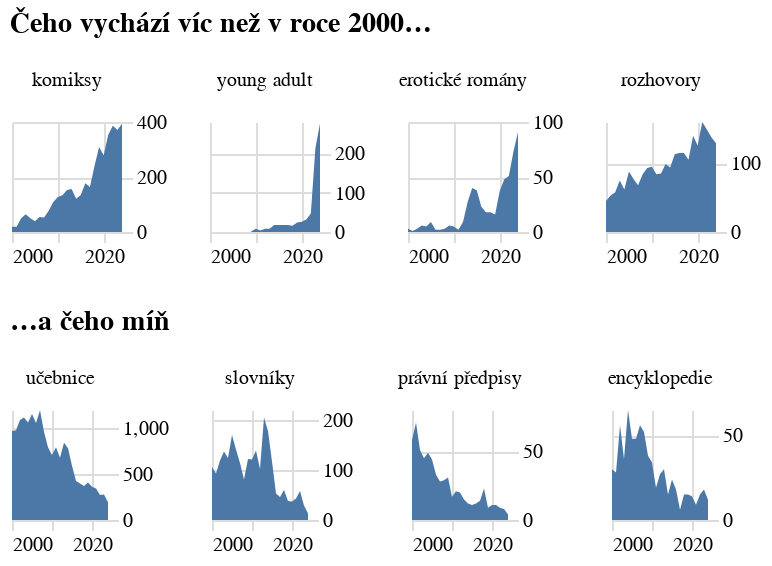

The notebook cell saved with this chart:
### Code cell
top_graf = alt.Chart(
    alt_friendly(top_data),title="Čeho vychází víc než v roce 2000…", width=55, height=55
).mark_area().encode(
    alt.X("rok:T", title=None),
    alt.Y("pocet", title=None, axis=alt.Axis(orient='right', domainOpacity=0, tickColor='#DCDDD6'), ),
    alt.Column("zanr", title=None, sort=top,
           header=alt.Header(labelFont='Asap'))
).resolve_axis(y="independent",x="independent").resolve_scale(y="independent")

flop_graf = alt.Chart(
    alt_friendly(flop_data),title="…a čeho míň", width=48, height=55
).mark_area().encode(
    alt.X("rok:T", title=None),
    alt.Y("pocet", title=None, axis=alt.Axis(orient='right', domainOpacity=0, tickColor='#DCDDD6')),
    alt.Column("zanr", title=None,
           header=alt.Header(labelFont='Asap'), sort=flop)
).resolve_axis(y="independent",x="independent").resolve_scale(y="independent")

alt.vconcat(top_graf, flop_graf).configure_view(stroke='transparent')

### Figure 1 — Vega-Lite specification as saved in the notebook (floating-point values rounded to 4 significant figures)
{"config": {"title": {"font": "Noticia Text", "fontSize": 14, "anchor": "start", "lineHeight": 21, "fontWeight": "bolder", "subtitleFont": "Noticia Text", "subtitleFontSize": 12, "subtitlePadding": 12, "dy": -12}, "axis": {"labelFont": "Asap", "titleFont": "Asap", "fontWeight": "lighter", "titleFontWeight": "lighter", "labelFontSize": 10, "titleFontSize": 10, "labelPadding": 2, "titlePadding": 10, "domainOpacity": 0, "tickColor": "#DCDDD6"}, "legend": {"labelFont": "Asap", "labelFontWeight": "normal", "titleFont": "Asap", "titleFontWeight": "normal", "labelFontSize": 10, "titleFontSize": 10}, "view": {"stroke": "transparent"}}, "vconcat": [{"data": {"name": "data-7a8348336fa4e022ab41499ccd9f8475"}, "mark": {"type": "area"}, "encoding": {"column": {"field": "zanr", "header": {"labelFont": "Asap"}, "sort": ["komiksy", "young adult", "erotické romány", "rozhovory"], "title": null, "type": "nominal"}, "x": {"field": "rok", "title": null, "type": "temporal"}, "y": {"axis": {"domainOpacity": 0, "orient": "right", "tickColor": "#DCDDD6"}, "field": "pocet", "title": null, "type": "quantitative"}}, "height": 55, "resolve": {"axis": {"x": "independent", "y": "independent"}, "scale": {"y": "independent"}}, "title": "Čeho vychází víc než v roce 2000…", "width": 55}, {"data": {"name": "data-de27cd140f80687b7c6e950256445ee1"}, "mark": {"type": "area"}, "encoding": {"column": {"field": "zanr", "header": {"labelFont": "Asap"}, "sort": ["učebnice", "slovníky", "právní předpisy", "encyklopedie"], "title": null, "type": "nominal"}, "x": {"field": "rok", "title": null, "type": "temporal"}, "y": {"axis": {"domainOpacity": 0, "orient": "right", "tickColor": "#DCDDD6"}, "field": "pocet", "title": null, "type": "quantitative"}}, "height": 55, "resolve": {"axis": {"x": "independent", "y": "independent"}, "scale": {"y": "independent"}}, "title": "…a čeho míň", "width": 48}], "$schema": "https://vega.github.io/schema/vega-lite/v5.8.0.json", "datasets": {"data-7a8348336fa4e022ab41499ccd9f8475": [{"pocet": 19.0, "rok": "2000-01-01T00:00:00", "len_right": 7629, "podil": 0.00249, "zanr": "komiksy"}, {"pocet": 19.0, "rok": "2001-01-01T00:00:00", "len_right": 7757, "podil": 0.002449, "zanr": "komiksy"}, {"pocet": 50.0, "rok": "2002-01-01T00:00:00", "len_right": 7776, "podil": 0.00643, "zanr": "komiksy"}, {"pocet": 65.0, "rok": "2003-01-01T00:00:00", "len_right": 8038, "podil": 0.008087, "zanr": "komiksy"}, {"pocet": 50.0, "rok": "2004-01-01T00:00:00", "len_right": 8477, "podil": 0.005898, "zanr": "komiksy"}, {"pocet": 39.0, "rok": "2005-01-01T00:00:00", "len_right": 8791, "podil": 0.004436, "zanr": "komiksy"}, {"pocet": 55.0, "rok": "2006-01-01T00:00:00", "len_right": 9212, "podil": 0.00597, "zanr": "komiksy"}, {"pocet": 53.0, "rok": "2007-01-01T00:00:00", "len_right": 9446, "podil": 0.005611, "zanr": "komiksy"}, {"pocet": 77.0, "rok": "2008-01-01T00:00:00", "len_right": 9643, "podil": 0.007985, "zanr": "komiksy"}, {"pocet": 109.0, "rok": "2009-01-01T00:00:00", "len_right": 9230, "podil": 0.01181, "zanr": "komiksy"}, {"pocet": 127.0, "rok": "2010-01-01T00:00:00", "len_right": 9538, "podil": 0.01332, "zanr": "komiksy"}, {"pocet": 134.0, "rok": "2011-01-01T00:00:00", "len_right": 9652, "podil": 0.01388, "zanr": "komiksy"}, {"pocet": 153.0, "rok": "2012-01-01T00:00:00", "len_right": 9345, "podil": 0.01637, "zanr": "komiksy"}, {"pocet": 156.0, "rok": "2013-01-01T00:00:00", "len_right": 9541, "podil": 0.01635, "zanr": "komiksy"}, {"pocet": 121.0, "rok": "2014-01-01T00:00:00", "len_right": 9587, "podil": 0.01262, "zanr": "komiksy"}, {"pocet": 135.0, "rok": "2015-01-01T00:00:00", "len_right": 9866, "podil": 0.01368, "zanr": "komiksy"}, {"pocet": 177.0, "rok": "2016-01-01T00:00:00", "len_right": 9386, "podil": 0.01886, "zanr": "komiksy"}, {"pocet": 164.0, "rok": "2017-01-01T00:00:00", "len_right": 9388, "podil": 0.01747, "zanr": "komiksy"}, {"pocet": 240.0, "rok": "2018-01-01T00:00:00", "len_right": 9637, "podil": 0.0249, "zanr": "komiksy"}, {"pocet": 309.0, "rok": "2019-01-01T00:00:00", "len_right": 9326, "podil": 0.03313, "zanr": "komiksy"}, {"pocet": 279.0, "rok": "2020-01-01T00:00:00", "len_right": 8845, "podil": 0.03154, "zanr": "komiksy"}, {"pocet": 354.0, "rok": "2021-01-01T00:00:00", "len_right": 8856, "podil": 0.03997, "zanr": "komiksy"}, {"pocet": 386.0, "rok": "2022-01-01T00:00:00", "len_right": 8682, "podil": 0.04446, "zanr": "komiksy"}, {"pocet": 371.0, "rok": "2023-01-01T00:00:00", "len_right": 8054, "podil": 0.04606, "zanr": "komiksy"}, {"pocet": 394.0, "rok": "2024-01-01T00:00:00", "len_right": 7306, "podil": 0.05393, "zanr": "komiksy"}, {"pocet": null, "rok": "2000-01-01T00:00:00", "len_right": 7629, "podil": null, "zanr": "young adult"}, {"pocet": null, "rok": "2001-01-01T00:00:00", "len_right": 7757, "podil": null, "zanr": "young adult"}, {"pocet": null, "rok": "2002-01-01T00:00:00", "len_right": 7776, "podil": null, "zanr": "young adult"}, {"pocet": null, "rok": "2003-01-01T00:00:00", "len_right": 8038, "podil": null, "zanr": "young adult"}, {"pocet": null, "rok": "2004-01-01T00:00:00", "len_right": 8477, "podil": null, "zanr": "young adult"}, {"pocet": null, "rok": "2005-01-01T00:00:00", "len_right": 8791, "podil": null, "zanr": "young adult"}, {"pocet": null, "rok": "2006-01-01T00:00:00", "len_right": 9212, "podil": null, "zanr": "young adult"}, {"pocet": null, "rok": "2007-01-01T00:00:00", "len_right": 9446, "podil": null, "zanr": "young adult"}, {"pocet": null, "rok": "2008-01-01T00:00:00", "len_right": 9643, "podil": null, "zanr": "young adult"}, {"pocet": 2.0, "rok": "2009-01-01T00:00:00", "len_right": 9230, "podil": 0.0002167, "zanr": "young adult"}, {"pocet": 8.0, "rok": "2010-01-01T00:00:00", "len_right": 9538, "podil": 0.0008388, "zanr": "young adult"}, {"pocet": 4.0, "rok": "2011-01-01T00:00:00", "len_right": 9652, "podil": 0.0004144, "zanr": "young adult"}, {"pocet": 8.0, "rok": "2012-01-01T00:00:00", "len_right": 9345, "podil": 0.0008561, "zanr": "young adult"}, {"pocet": 8.0, "rok": "2013-01-01T00:00:00", "len_right": 9541, "podil": 0.0008385, "zanr": "young adult"}, {"pocet": 18.0, "rok": "2014-01-01T00:00:00", "len_right": 9587, "podil": 0.001878, "zanr": "young adult"}, {"pocet": 18.0, "rok": "2015-01-01T00:00:00", "len_right": 9866, "podil": 0.001824, "zanr": "young adult"}, {"pocet": 18.0, "rok": "2016-01-01T00:00:00", "len_right": 9386, "podil": 0.001918, "zanr": "young adult"}, {"pocet": 18.0, "rok": "2017-01-01T00:00:00", "len_right": 9388, "podil": 0.001917, "zanr": "young adult"}, {"pocet": 16.0, "rok": "2018-01-01T00:00:00", "len_right": 9637, "podil": 0.00166, "zanr": "young adult"}, {"pocet": 24.0, "rok": "2019-01-01T00:00:00", "len_right": 9326, "podil": 0.002573, "zanr": "young adult"}, {"pocet": 26.0, "rok": "2020-01-01T00:00:00", "len_right": 8845, "podil": 0.00294, "zanr": "young adult"}, {"pocet": 32.0, "rok": "2021-01-01T00:00:00", "len_right": 8856, "podil": 0.003613, "zanr": "young adult"}, {"pocet": 47.0, "rok": "2022-01-01T00:00:00", "len_right": 8682, "podil": 0.005413, "zanr": "young adult"}, {"pocet": 214.0, "rok": "2023-01-01T00:00:00", "len_right": 8054, "podil": 0.02657, "zanr": "young adult"}, {"pocet": 276.0, "rok": "2024-01-01T00:00:00", "len_right": 7306, "podil": 0.03778, "zanr": "young adult"}, {"pocet": 3.0, "rok": "2000-01-01T00:00:00", "len_right": 7629, "podil": 0.0003932, "zanr": "erotické romány"}, {"pocet": 1.0, "rok": "2001-01-01T00:00:00", "len_right": 7757, "podil": 0.0001289, "zanr": "erotické romány"}, {"pocet": 3.0, "rok": "2002-01-01T00:00:00", "len_right": 7776, "podil": 0.0003858, "zanr": "erotické romány"}, {"pocet": 6.0, "rok": "2003-01-01T00:00:00", "len_right": 8038, "podil": 0.0007465, "zanr": "erotické romány"}, {"pocet": 5.0, "rok": "2004-01-01T00:00:00", "len_right": 8477, "podil": 0.0005898, "zanr": "erotické romány"}, {"pocet": 9.0, "rok": "2005-01-01T00:00:00", "len_right": 8791, "podil": 0.001024, "zanr": "erotické romány"}, {"pocet": 2.0, "rok": "2006-01-01T00:00:00", "len_right": 9212, "podil": 0.0002171, "zanr": "erotické romány"}, {"pocet": 2.0, "rok": "2007-01-01T00:00:00", "len_right": 9446, "podil": 0.0002117, "zanr": "erotické romány"}, {"pocet": 3.0, "rok": "2008-01-01T00:00:00", "len_right": 9643, "podil": 0.0003111, "zanr": "erotické romány"}, {"pocet": 6.0, "rok": "2009-01-01T00:00:00", "len_right": 9230, "podil": 0.0006501, "zanr": "erotické romány"}, {"pocet": 5.0, "rok": "2010-01-01T00:00:00", "len_right": 9538, "podil": 0.0005242, "zanr": "erotické romány"}, {"pocet": 2.0, "rok": "2011-01-01T00:00:00", "len_right": 9652, "podil": 0.0002072, "zanr": "erotické romány"}, {"pocet": 9.0, "rok": "2012-01-01T00:00:00", "len_right": 9345, "podil": 0.0009631, "zanr": "erotické romány"}, {"pocet": 27.0, "rok": "2013-01-01T00:00:00", "len_right": 9541, "podil": 0.00283, "zanr": "erotické romány"}, {"pocet": 40.0, "rok": "2014-01-01T00:00:00", "len_right": 9587, "podil": 0.004172, "zanr": "erotické romány"}, {"pocet": 38.0, "rok": "2015-01-01T00:00:00", "len_right": 9866, "podil": 0.003852, "zanr": "erotické romány"}, {"pocet": 23.0, "rok": "2016-01-01T00:00:00", "len_right": 9386, "podil": 0.00245, "zanr": "erotické romány"}, {"pocet": 18.0, "rok": "2017-01-01T00:00:00", "len_right": 9388, "podil": 0.001917, "zanr": "erotické romány"}, {"pocet": 18.0, "rok": "2018-01-01T00:00:00", "len_right": 9637, "podil": 0.001868, "zanr": "erotické romány"}, {"pocet": 16.0, "rok": "2019-01-01T00:00:00", "len_right": 9326, "podil": 0.001716, "zanr": "erotické romány"}, {"pocet": 37.0, "rok": "2020-01-01T00:00:00", "len_right": 8845, "podil": 0.004183, "zanr": "erotické romány"}, {"pocet": 48.0, "rok": "2021-01-01T00:00:00", "len_right": 8856, "podil": 0.00542, "zanr": "erotické romány"}, {"pocet": 51.0, "rok": "2022-01-01T00:00:00", "len_right": 8682, "podil": 0.005874, "zanr": "erotické romány"}, {"pocet": 73.0, "rok": "2023-01-01T00:00:00", "len_right": 8054, "podil": 0.009064, "zanr": "erotické romány"}, {"pocet": 91.0, "rok": "2024-01-01T00:00:00", "len_right": 7306, "podil": 0.01246, "zanr": "erotické romány"}, {"pocet": 45.0, "rok": "2000-01-01T00:00:00", "len_right": 7629, "podil": 0.005899, "zanr": "rozhovory"}, {"pocet": 53.0, "rok": "2001-01-01T00:00:00", "len_right": 7757, "podil": 0.006833, "zanr": "rozhovory"}, {"pocet": 58.0, "rok": "2002-01-01T00:00:00", "len_right": 7776, "podil": 0.007459, "zanr": "rozhovory"}, {"pocet": 75.0, "rok": "2003-01-01T00:00:00", "len_right": 8038, "podil": 0.009331, "zanr": "rozhovory"}, {"pocet": 62.0, "rok": "2004-01-01T00:00:00", "len_right": 8477, "podil": 0.007314, "zanr": "rozhovory"}, {"pocet": 88.0, "rok": "2005-01-01T00:00:00", "len_right": 8791, "podil": 0.01001, "zanr": "rozhovory"}, {"pocet": 77.0, "rok": "2006-01-01T00:00:00", "len_right": 9212, "podil": 0.008359, "zanr": "rozhovory"}, {"pocet": 68.0, "rok": "2007-01-01T00:00:00", "len_right": 9446, "podil": 0.007199, "zanr": "rozhovory"}, {"pocet": 84.0, "rok": "2008-01-01T00:00:00", "len_right": 9643, "podil": 0.008711, "zanr": "rozhovory"}, {"pocet": 93.0, "rok": "2009-01-01T00:00:00", "len_right": 9230, "podil": 0.01008, "zanr": "rozhovory"}, {"pocet": 95.0, "rok": "2010-01-01T00:00:00", "len_right": 9538, "podil": 0.00996, "zanr": "rozhovory"}, {"pocet": 84.0, "rok": "2011-01-01T00:00:00", "len_right": 9652, "podil": 0.008703, "zanr": "rozhovory"}, {"pocet": 85.0, "rok": "2012-01-01T00:00:00", "len_right": 9345, "podil": 0.009096, "zanr": "rozhovory"}, {"pocet": 99.0, "rok": "2013-01-01T00:00:00", "len_right": 9541, "podil": 0.01038, "zanr": "rozhovory"}, {"pocet": 94.0, "rok": "2014-01-01T00:00:00", "len_right": 9587, "podil": 0.009805, "zanr": "rozhovory"}, {"pocet": 113.0, "rok": "2015-01-01T00:00:00", "len_right": 9866, "podil": 0.01145, "zanr": "rozhovory"}, {"pocet": 115.0, "rok": "2016-01-01T00:00:00", "len_right": 9386, "podil": 0.01225, "zanr": "rozhovory"}, {"pocet": 115.0, "rok": "2017-01-01T00:00:00", "len_right": 9388, "podil": 0.01225, "zanr": "rozhovory"}, {"pocet": 105.0, "rok": "2018-01-01T00:00:00", "len_right": 9637, "podil": 0.0109, "zanr": "rozhovory"}, {"pocet": 140.0, "rok": "2019-01-01T00:00:00", "len_right": 9326, "podil": 0.01501, "zanr": "rozhovory"}, {"pocet": 126.0, "rok": "2020-01-01T00:00:00", "len_right": 8845, "podil": 0.01425, "zanr": "rozhovory"}, {"pocet": 160.0, "rok": "2021-01-01T00:00:00", "len_right": 8856, "podil": 0.01807, "zanr": "rozhovory"}, {"pocet": 149.0, "rok": "2022-01-01T00:00:00", "len_right": 8682, "podil": 0.01716, "zanr": "rozhovory"}, {"pocet": 138.0, "rok": "2023-01-01T00:00:00", "len_right": 8054, "podil": 0.01713, "zanr": "rozhovory"}, {"pocet": 129.0, "rok": "2024-01-01T00:00:00", "len_right": 7306, "podil": 0.01766, "zanr": "rozhovory"}], "data-de27cd140f80687b7c6e950256445ee1": [{"pocet": 971, "rok": "2000-01-01T00:00:00", "len_right": 7629, "podil": 0.1273, "zanr": "učebnice"}, {"pocet": 979, "rok": "2001-01-01T00:00:00", "len_right": 7757, "podil": 0.1262, "zanr": "učebnice"}, {"pocet": 1090, "rok": "2002-01-01T00:00:00", "len_right": 7776, "podil": 0.1402, "zanr": "učebnice"}, {"pocet": 1119, "rok": "2003-01-01T00:00:00", "len_right": 8038, "podil": 0.1392, "zanr": "učebnice"}, {"pocet": 1065, "rok": "2004-01-01T00:00:00", "len_right": 8477, "podil": 0.1256, "zanr": "učebnice"}, {"pocet": 1157, "rok": "2005-01-01T00:00:00", "len_right": 8791, "podil": 0.1316, "zanr": "učebnice"}, {"pocet": 1059, "rok": "2006-01-01T00:00:00", "len_right": 9212, "podil": 0.115, "zanr": "učebnice"}, {"pocet": 1198, "rok": "2007-01-01T00:00:00", "len_right": 9446, "podil": 0.1268, "zanr": "učebnice"}, {"pocet": 964, "rok": "2008-01-01T00:00:00", "len_right": 9643, "podil": 0.09997, "zanr": "učebnice"}, {"pocet": 793, "rok": "2009-01-01T00:00:00", "len_right": 9230, "podil": 0.08592, "zanr": "učebnice"}, {"pocet": 708, "rok": "2010-01-01T00:00:00", "len_right": 9538, "podil": 0.07423, "zanr": "učebnice"}, {"pocet": 795, "rok": "2011-01-01T00:00:00", "len_right": 9652, "podil": 0.08237, "zanr": "učebnice"}, {"pocet": 679, "rok": "2012-01-01T00:00:00", "len_right": 9345, "podil": 0.07266, "zanr": "učebnice"}, {"pocet": 842, "rok": "2013-01-01T00:00:00", "len_right": 9541, "podil": 0.08825, "zanr": "učebnice"}, {"pocet": 782, "rok": "2014-01-01T00:00:00", "len_right": 9587, "podil": 0.08157, "zanr": "učebnice"}, {"pocet": 591, "rok": "2015-01-01T00:00:00", "len_right": 9866, "podil": 0.0599, "zanr": "učebnice"}, {"pocet": 425, "rok": "2016-01-01T00:00:00", "len_right": 9386, "podil": 0.04528, "zanr": "učebnice"}, {"pocet": 399, "rok": "2017-01-01T00:00:00", "len_right": 9388, "podil": 0.0425, "zanr": "učebnice"}, {"pocet": 372, "rok": "2018-01-01T00:00:00", "len_right": 9637, "podil": 0.0386, "zanr": "učebnice"}, {"pocet": 410, "rok": "2019-01-01T00:00:00", "len_right": 9326, "podil": 0.04396, "zanr": "učebnice"}, {"pocet": 363, "rok": "2020-01-01T00:00:00", "len_right": 8845, "podil": 0.04104, "zanr": "učebnice"}, {"pocet": 344, "rok": "2021-01-01T00:00:00", "len_right": 8856, "podil": 0.03884, "zanr": "učebnice"}, {"pocet": 274, "rok": "2022-01-01T00:00:00", "len_right": 8682, "podil": 0.03156, "zanr": "učebnice"}, {"pocet": 279, "rok": "2023-01-01T00:00:00", "len_right": 8054, "podil": 0.03464, "zanr": "učebnice"}, {"pocet": 193, "rok": "2024-01-01T00:00:00", "len_right": 7306, "podil": 0.02642, "zanr": "učebnice"}, {"pocet": 106, "rok": "2000-01-01T00:00:00", "len_right": 7629, "podil": 0.01389, "zanr": "slovníky"}, {"pocet": 93, "rok": "2001-01-01T00:00:00", "len_right": 7757, "podil": 0.01199, "zanr": "slovníky"}, {"pocet": 119, "rok": "2002-01-01T00:00:00", "len_right": 7776, "podil": 0.0153, "zanr": "slovníky"}, {"pocet": 137, "rok": "2003-01-01T00:00:00", "len_right": 8038, "podil": 0.01704, "zanr": "slovníky"}, {"pocet": 124, "rok": "2004-01-01T00:00:00", "len_right": 8477, "podil": 0.01463, "zanr": "slovníky"}, {"pocet": 170, "rok": "2005-01-01T00:00:00", "len_right": 8791, "podil": 0.01934, "zanr": "slovníky"}, {"pocet": 141, "rok": "2006-01-01T00:00:00", "len_right": 9212, "podil": 0.01531, "zanr": "slovníky"}, {"pocet": 114, "rok": "2007-01-01T00:00:00", "len_right": 9446, "podil": 0.01207, "zanr": "slovníky"}, {"pocet": 81, "rok": "2008-01-01T00:00:00", "len_right": 9643, "podil": 0.0084, "zanr": "slovníky"}, {"pocet": 122, "rok": "2009-01-01T00:00:00", "len_right": 9230, "podil": 0.01322, "zanr": "slovníky"}, {"pocet": 121, "rok": "2010-01-01T00:00:00", "len_right": 9538, "podil": 0.01269, "zanr": "slovníky"}, {"pocet": 139, "rok": "2011-01-01T00:00:00", "len_right": 9652, "podil": 0.0144, "zanr": "slovníky"}, {"pocet": 102, "rok": "2012-01-01T00:00:00", "len_right": 9345, "podil": 0.01091, "zanr": "slovníky"}, {"pocet": 205, "rok": "2013-01-01T00:00:00", "len_right": 9541, "podil": 0.02149, "zanr": "slovníky"}, {"pocet": 178, "rok": "2014-01-01T00:00:00", "len_right": 9587, "podil": 0.01857, "zanr": "slovníky"}, {"pocet": 117, "rok": "2015-01-01T00:00:00", "len_right": 9866, "podil": 0.01186, "zanr": "slovníky"}, {"pocet": 53, "rok": "2016-01-01T00:00:00", "len_right": 9386, "podil": 0.005647, "zanr": "slovníky"}, {"pocet": 46, "rok": "2017-01-01T00:00:00", "len_right": 9388, "podil": 0.0049, "zanr": "slovníky"}, {"pocet": 60, "rok": "2018-01-01T00:00:00", "len_right": 9637, "podil": 0.006226, "zanr": "slovníky"}, {"pocet": 38, "rok": "2019-01-01T00:00:00", "len_right": 9326, "podil": 0.004075, "zanr": "slovníky"}, {"pocet": 37, "rok": "2020-01-01T00:00:00", "len_right": 8845, "podil": 0.004183, "zanr": "slovníky"}, {"pocet": 43, "rok": "2021-01-01T00:00:00", "len_right": 8856, "podil": 0.004855, "zanr": "slovníky"}, {"pocet": 58, "rok": "2022-01-01T00:00:00", "len_right": 8682, "podil": 0.00668, "zanr": "slovníky"}, {"pocet": 29, "rok": "2023-01-01T00:00:00", "len_right": 8054, "podil": 0.003601, "zanr": "slovníky"}, {"pocet": 13, "rok": "2024-01-01T00:00:00", "len_right": 7306, "podil": 0.001779, "zanr": "slovníky"}, {"pocet": 58, "rok": "2000-01-01T00:00:00", "len_right": 7629, "podil": 0.007603, "zanr": "právní předpisy"}, {"pocet": 71, "rok": "2001-01-01T00:00:00", "len_right": 7757, "podil": 0.009153, "zanr": "právní předpisy"}, {"pocet": 51, "rok": "2002-01-01T00:00:00", "len_right": 7776, "podil": 0.006559, "zanr": "právní předpisy"}, {"pocet": 45, "rok": "2003-01-01T00:00:00", "len_right": 8038, "podil": 0.005598, "zanr": "právní předpisy"}, {"pocet": 49, "rok": "2004-01-01T00:00:00", "len_right": 8477, "podil": 0.00578, "zanr": "právní předpisy"}, {"pocet": 44, "rok": "2005-01-01T00:00:00", "len_right": 8791, "podil": 0.005005, "zanr": "právní předpisy"}, {"pocet": 33, "rok": "2006-01-01T00:00:00", "len_right": 9212, "podil": 0.003582, "zanr": "právní předpisy"}, {"pocet": 28, "rok": "2007-01-01T00:00:00", "len_right": 9446, "podil": 0.002964, "zanr": "právní předpisy"}, {"pocet": 29, "rok": "2008-01-01T00:00:00", "len_right": 9643, "podil": 0.003007, "zanr": "právní předpisy"}, {"pocet": 31, "rok": "2009-01-01T00:00:00", "len_right": 9230, "podil": 0.003359, "zanr": "právní předpisy"}, {"pocet": 17, "rok": "2010-01-01T00:00:00", "len_right": 9538, "podil": 0.001782, "zanr": "právní předpisy"}, {"pocet": 21, "rok": "2011-01-01T00:00:00", "len_right": 9652, "podil": 0.002176, "zanr": "právní předpisy"}, {"pocet": 20, "rok": "2012-01-01T00:00:00", "len_right": 9345, "podil": 0.00214, "zanr": "právní předpisy"}, {"pocet": 15, "rok": "2013-01-01T00:00:00", "len_right": 9541, "podil": 0.001572, "zanr": "právní předpisy"}, {"pocet": 12, "rok": "2014-01-01T00:00:00", "len_right": 9587, "podil": 0.001252, "zanr": "právní předpisy"}, {"pocet": 11, "rok": "2015-01-01T00:00:00", "len_right": 9866, "podil": 0.001115, "zanr": "právní předpisy"}, {"pocet": 12, "rok": "2016-01-01T00:00:00", "len_right": 9386, "podil": 0.001278, "zanr": "právní předpisy"}, {"pocet": 14, "rok": "2017-01-01T00:00:00", "len_right": 9388, "podil": 0.001491, "zanr": "právní předpisy"}, {"pocet": 23, "rok": "2018-01-01T00:00:00", "len_right": 9637, "podil": 0.002387, "zanr": "právní předpisy"}, {"pocet": 9, "rok": "2019-01-01T00:00:00", "len_right": 9326, "podil": 0.000965, "zanr": "právní předpisy"}, {"pocet": 11, "rok": "2020-01-01T00:00:00", "len_right": 8845, "podil": 0.001244, "zanr": "právní předpisy"}, {"pocet": 11, "rok": "2021-01-01T00:00:00", "len_right": 8856, "podil": 0.001242, "zanr": "právní předpisy"}, {"pocet": 9, "rok": "2022-01-01T00:00:00", "len_right": 8682, "podil": 0.001037, "zanr": "právní předpisy"}, {"pocet": 8, "rok": "2023-01-01T00:00:00", "len_right": 8054, "podil": 0.0009933, "zanr": "právní předpisy"}, {"pocet": 4, "rok": "2024-01-01T00:00:00", "len_right": 7306, "podil": 0.0005475, "zanr": "právní předpisy"}, {"pocet": 30, "rok": "2000-01-01T00:00:00", "len_right": 7629, "podil": 0.003932, "zanr": "encyklopedie"}, {"pocet": 28, "rok": "2001-01-01T00:00:00", "len_right": 7757, "podil": 0.00361, "zanr": "encyklopedie"}, {"pocet": 56, "rok": "2002-01-01T00:00:00", "len_right": 7776, "podil": 0.007202, "zanr": "encyklopedie"}, {"pocet": 36, "rok": "2003-01-01T00:00:00", "len_right": 8038, "podil": 0.004479, "zanr": "encyklopedie"}, {"pocet": 65, "rok": "2004-01-01T00:00:00", "len_right": 8477, "podil": 0.007668, "zanr": "encyklopedie"}, {"pocet": 48, "rok": "2005-01-01T00:00:00", "len_right": 8791, "podil": 0.00546, "zanr": "encyklopedie"}, {"pocet": 48, "rok": "2006-01-01T00:00:00", "len_right": 9212, "podil": 0.005211, "zanr": "encyklopedie"}, {"pocet": 56, "rok": "2007-01-01T00:00:00", "len_right": 9446, "podil": 0.005928, "zanr": "encyklopedie"}, {"pocet": 52, "rok": "2008-01-01T00:00:00", "len_right": 9643, "podil": 0.005393, "zanr": "encyklopedie"}, {"pocet": 38, "rok": "2009-01-01T00:00:00", "len_right": 9230, "podil": 0.004117, "zanr": "encyklopedie"}, {"pocet": 34, "rok": "2010-01-01T00:00:00", "len_right": 9538, "podil": 0.003565, "zanr": "encyklopedie"}, {"pocet": 19, "rok": "2011-01-01T00:00:00", "len_right": 9652, "podil": 0.001969, "zanr": "encyklopedie"}, {"pocet": 27, "rok": "2012-01-01T00:00:00", "len_right": 9345, "podil": 0.002889, "zanr": "encyklopedie"}, {"pocet": 30, "rok": "2013-01-01T00:00:00", "len_right": 9541, "podil": 0.003144, "zanr": "encyklopedie"}, {"pocet": 15, "rok": "2014-01-01T00:00:00", "len_right": 9587, "podil": 0.001565, "zanr": "encyklopedie"}, {"pocet": 24, "rok": "2015-01-01T00:00:00", "len_right": 9866, "podil": 0.002433, "zanr": "encyklopedie"}, {"pocet": 18, "rok": "2016-01-01T00:00:00", "len_right": 9386, "podil": 0.001918, "zanr": "encyklopedie"}, {"pocet": 6, "rok": "2017-01-01T00:00:00", "len_right": 9388, "podil": 0.0006391, "zanr": "encyklopedie"}, {"pocet": 15, "rok": "2018-01-01T00:00:00", "len_right": 9637, "podil": 0.001557, "zanr": "encyklopedie"}, {"pocet": 15, "rok": "2019-01-01T00:00:00", "len_right": 9326, "podil": 0.001608, "zanr": "encyklopedie"}, {"pocet": 14, "rok": "2020-01-01T00:00:00", "len_right": 8845, "podil": 0.001583, "zanr": "encyklopedie"}, {"pocet": 9, "rok": "2021-01-01T00:00:00", "len_right": 8856, "podil": 0.001016, "zanr": "encyklopedie"}, {"pocet": 15, "rok": "2022-01-01T00:00:00", "len_right": 8682, "podil": 0.001728, "zanr": "encyklopedie"}, {"pocet": 18, "rok": "2023-01-01T00:00:00", "len_right": 8054, "podil": 0.002235, "zanr": "encyklopedie"}, {"pocet": 12, "rok": "2024-01-01T00:00:00", "len_right": 7306, "podil": 0.001642, "zanr": "encyklopedie"}]}}
